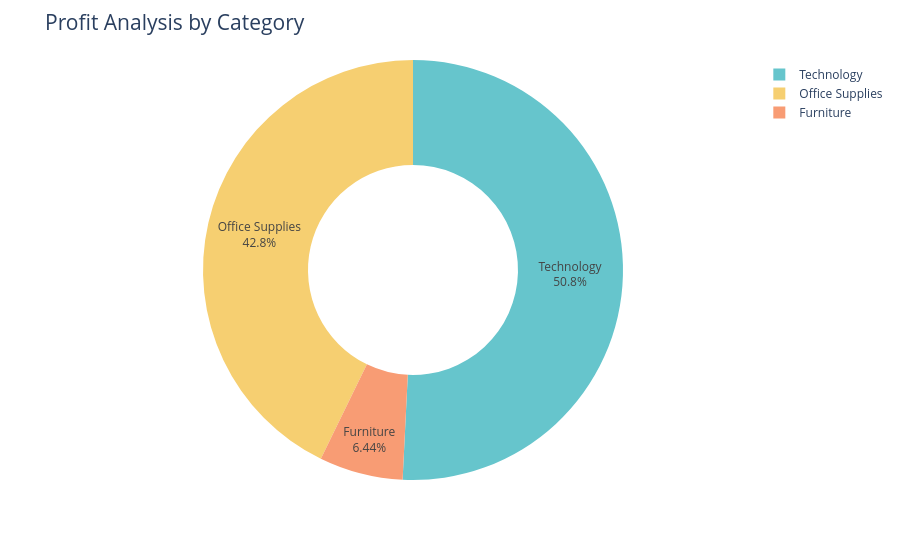

Here is the notebook cell this chart was saved with:
### Code cell
fig= px.pie(profit_by_category,
            values='Profit',
            names='Category',
            hole=0.5,
            color_discrete_sequence=px.colors.qualitative.Pastel)

fig.update_traces(textposition='inside', textinfo='percent+label')
fig.update_layout(title_text='Profit Analysis by Category', title_font=dict(size=21))

fig.show()

### Figure 1 — Plotly figure (JSON) as saved in the notebook; plotly's stock layout.template omitted (floating-point values rounded to 4 significant figures)
{"data": [{"domain": {"x": [0, 1], "y": [0, 1]}, "hole": 0.5, "hovertemplate": "Category=%{label}<br>Profit=%{value}<extra></extra>", "labels": ["Furniture", "Office Supplies", "Technology"], "legendgroup": "", "name": "", "showlegend": true, "textinfo": "percent+label", "textposition": "inside", "type": "pie", "values": [18450.0, 122500.0, 145500.0]}], "layout": {"legend": {"tracegroupgap": 0}, "margin": {"t": 60}, "piecolorway": ["rgb(102, 197, 204)", "rgb(246, 207, 113)", "rgb(248, 156, 116)", "rgb(220, 176, 242)", "rgb(135, 197, 95)", "rgb(158, 185, 243)", "rgb(254, 136, 177)", "rgb(201, 219, 116)", "rgb(139, 224, 164)", "rgb(180, 151, 231)", "rgb(179, 179, 179)"], "title": {"font": {"size": 21}, "text": "Profit Analysis by Category"}}}
